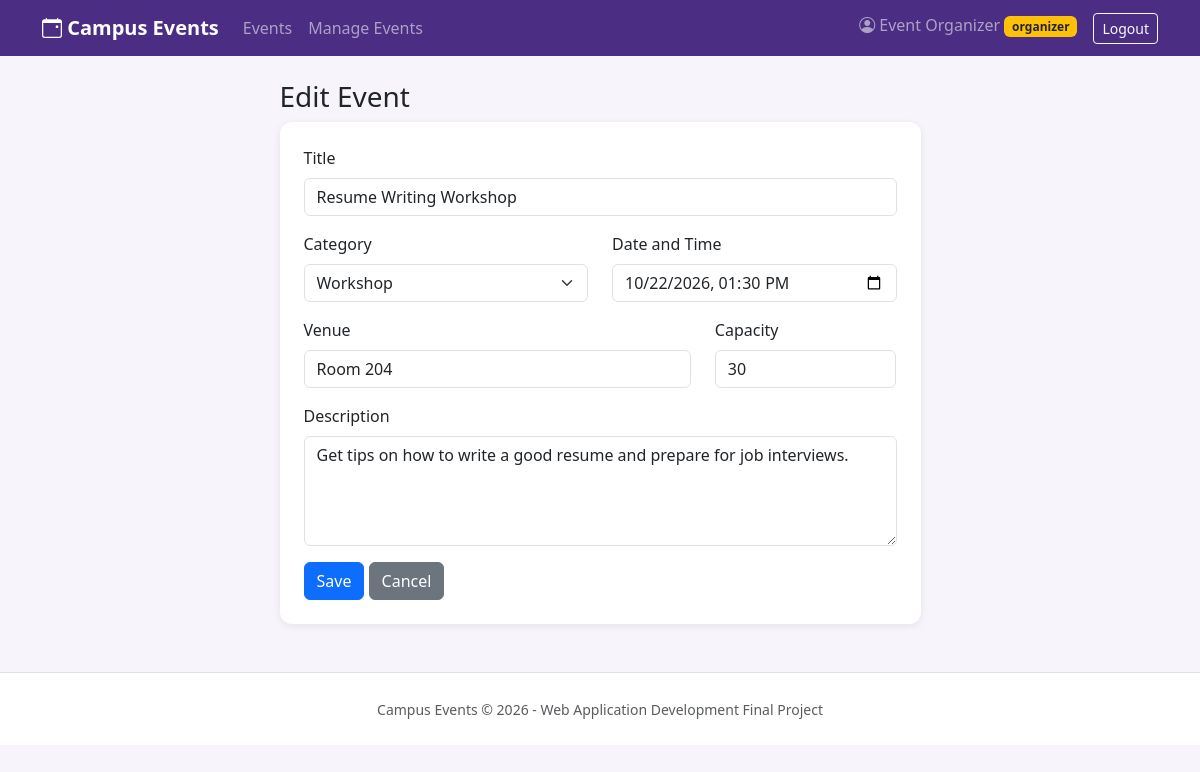
/event_form.php?id=2 (signed in), run on the app's committed database.
### tables this page shows
CREATE TABLE events (
    id INT AUTO_INCREMENT PRIMARY KEY,
    title VARCHAR(100) NOT NULL,
    category ENUM('Seminar','Workshop','Sports','Social') NOT NULL,
    event_date DATETIME NOT NULL,
    venue VARCHAR(100) NOT NULL,
    capacity INT NOT NULL,
    description TEXT
);

### config.php (called while the page is built, shortened)
<?php
function e($text) {
    return htmlspecialchars((string) $text, ENT_QUOTES, 'UTF-8');
}

### event_form.php (the view, shortened to what this page needs)
<?php
require 'config.php';
$id = isset($_GET['id']) ? (int) $_GET['id'] : 0;
$categories = ['Seminar', 'Workshop', 'Sports', 'Social'];
$ev = ['title' => '', 'category' => 'Seminar', 'event_date' => '', 'venue' => '', 'capacity' => 50, 'description' => ''];
if ($id > 0) {
    $stmt = $db->prepare('SELECT * FROM events WHERE id = ?');
    $stmt->execute([$id]);
    $ev = $stmt->fetch(PDO::FETCH_ASSOC);
}
$date_value = $ev['event_date'] ? date('Y-m-d\TH:i', strtotime($ev['event_date'])) : '';
include 'header.php';
?>
<div class="container mt-4">
    <div class="row justify-content-center">
        <div class="col-lg-7">
            <h3><?= $id > 0 ? 'Edit Event' : 'New Event' ?></h3>
            <div class="card event-card"><div class="card-body p-4">
                <form method="post">
                    <div class="mb-3">
                        <label class="form-label">Title</label>
                        <input type="text" name="title" class="form-control" value="<?= e($ev['title']) ?>" maxlength="100" required>
                    </div>
                    <div class="row">
                        <div class="col-md-6 mb-3">
                            <label class="form-label">Category</label>
                            <select name="category" class="form-select">
                                <?php foreach ($categories as $c): ?>
                                    <option <?= $ev['category'] == $c ? 'selected' : '' ?>><?= $c ?></option>
                                <?php endforeach; ?>
                            </select>
                        </div>
                        <div class="col-md-6 mb-3">
                            <label class="form-label">Date and Time</label>
                            <input type="datetime-local" name="event_date" class="form-control" value="<?= e($date_value) ?>" required>
                        </div>
                    </div>
                    <div class="row">
                        <div class="col-md-8 mb-3">
                            <label class="form-label">Venue</label>
                            <input type="text" name="venue" class="form-control" value="<?= e($ev['venue']) ?>" maxlength="100" required>
                        </div>
                        <div class="col-md-4 mb-3">
                            <label class="form-label">Capacity</label>
                            <input type="number" name="capacity" class="form-control" value="<?= e($ev['capacity']) ?>" min="1" max="1000" required>
                        </div>
                    </div>
                    <div class="mb-3">
                        <label class="form-label">Description</label>
                        <textarea name="description" class="form-control" rows="4" maxlength="1000"><?= e($ev['description']) ?></textarea>
                    </div>
                    <button type="submit" class="btn btn-primary">Save</button>
                    <a href="admin_events.php" class="btn btn-secondary">Cancel</a>
                </form>
            </div></div>
        </div>
    </div>
</div>
<?php include 'footer.php'; ?>

### style.css (style rules this page uses)
body { background-color: #f7f5fb; }
.event-card { border: none; border-radius: 12px; box-shadow: 0 2px 8px rgba(0, 0, 0, 0.08); }

### data on the page
events: title "Resume Writing Workshop", category "Workshop", event_date "10/22/2026 13:30", venue "Room 204", capacity "30", description "Get tips on how to write a good resume and prepare for job interviews."

### other printed values
$_SESSION['full_name'] "Event Organizer"
